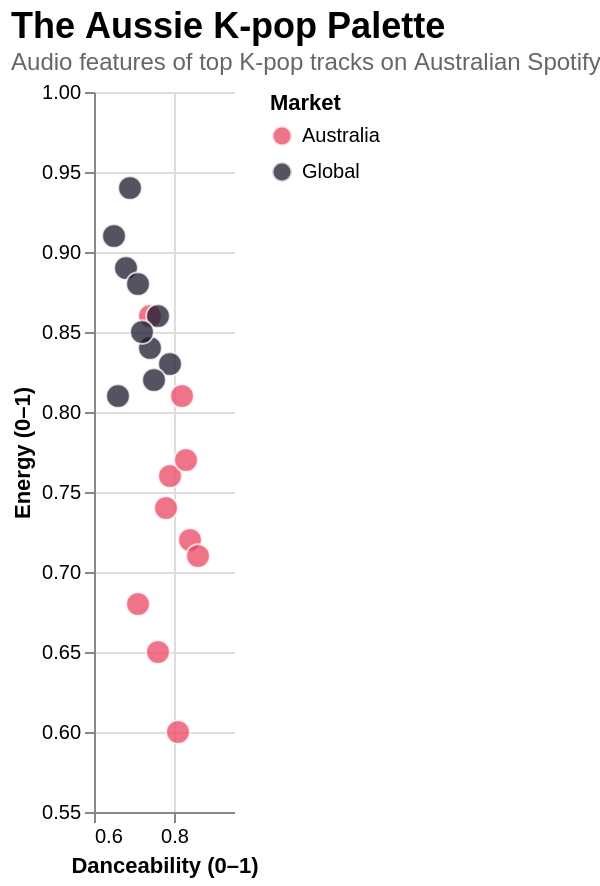

The Vega-Lite source for this figure:
### Vega-Lite specification from a JSON file in a GitHub repository (floating-point values rounded to 4 significant figures)
{"$schema": "https://vega.github.io/schema/vega-lite/v5.json", "title": {"text": "The Aussie K-pop Palette", "subtitle": "Audio features of top K-pop tracks on Australian Spotify vs global Top 10 (PLACEHOLDER DATA)", "anchor": "start", "fontSize": 18, "subtitleFontSize": 12, "subtitleColor": "#666"}, "width": "container", "height": 360, "autosize": {"type": "fit-x", "contains": "padding"}, "data": {"values": [{"track": "Soda Pop", "danceability": 0.84, "energy": 0.72, "market": "Australia"}, {"track": "Golden", "danceability": 0.71, "energy": 0.68, "market": "Australia"}, {"track": "How It's Done", "danceability": 0.82, "energy": 0.81, "market": "Australia"}, {"track": "Get a Guitar", "danceability": 0.79, "energy": 0.76, "market": "Australia"}, {"track": "Magnetic", "danceability": 0.76, "energy": 0.65, "market": "Australia"}, {"track": "Super Shy", "danceability": 0.81, "energy": 0.6, "market": "Australia"}, {"track": "ETA", "danceability": 0.78, "energy": 0.74, "market": "Australia"}, {"track": "Smart", "danceability": 0.86, "energy": 0.71, "market": "Australia"}, {"track": "Drama", "danceability": 0.83, "energy": 0.77, "market": "Australia"}, {"track": "Standing Next to You", "danceability": 0.74, "energy": 0.86, "market": "Australia"}, {"track": "FRI(END)S", "danceability": 0.66, "energy": 0.81, "market": "Global"}, {"track": "Lovesick Girls", "danceability": 0.74, "energy": 0.84, "market": "Global"}, {"track": "Pink Venom", "danceability": 0.79, "energy": 0.83, "market": "Global"}, {"track": "Dynamite", "danceability": 0.75, "energy": 0.82, "market": "Global"}, {"track": "Butter", "danceability": 0.76, "energy": 0.86, "market": "Global"}, {"track": "MIC Drop", "danceability": 0.68, "energy": 0.89, "market": "Global"}, {"track": "DDU-DU DDU-DU", "danceability": 0.71, "energy": 0.88, "market": "Global"}, {"track": "Kill This Love", "danceability": 0.65, "energy": 0.91, "market": "Global"}, {"track": "GOD'S MENU", "danceability": 0.69, "energy": 0.94, "market": "Global"}, {"track": "ATTENTION", "danceability": 0.72, "energy": 0.85, "market": "Global"}]}, "mark": {"type": "circle", "size": 140, "opacity": 0.75, "stroke": "white", "strokeWidth": 1}, "encoding": {"x": {"field": "danceability", "type": "quantitative", "title": "Danceability (0–1)", "scale": {"domain": [0.6, 0.95]}}, "y": {"field": "energy", "type": "quantitative", "title": "Energy (0–1)", "scale": {"domain": [0.55, 1.0]}}, "color": {"field": "market", "type": "nominal", "title": "Market", "scale": {"domain": ["Australia", "Global"], "range": ["#e94560", "#1a1a2e"]}}, "tooltip": [{"field": "track", "title": "Track"}, {"field": "market", "title": "Market"}, {"field": "danceability", "title": "Danceability"}, {"field": "energy", "title": "Energy"}]}, "config": {"view": {"stroke": null}}}
